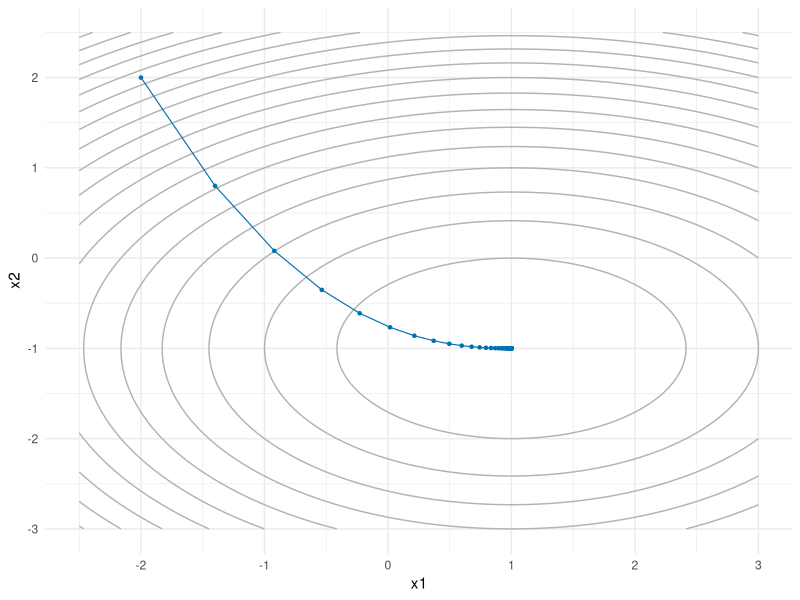
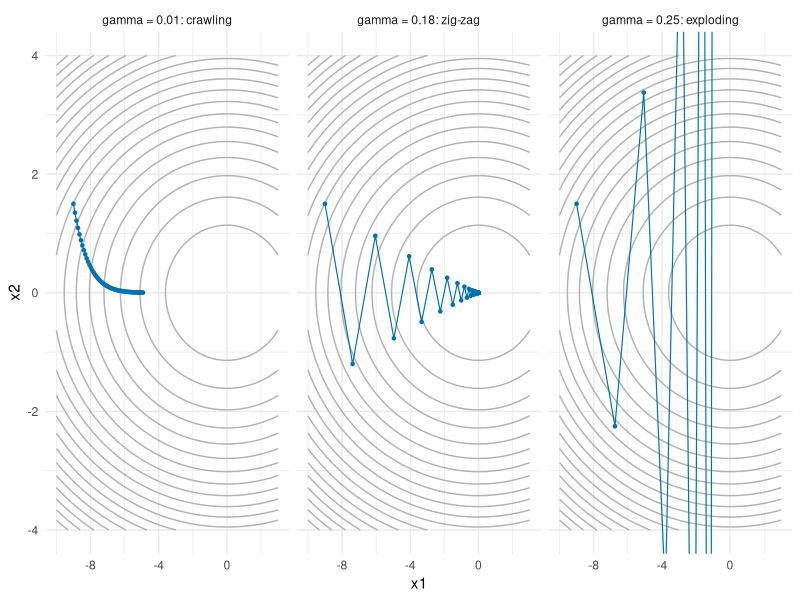
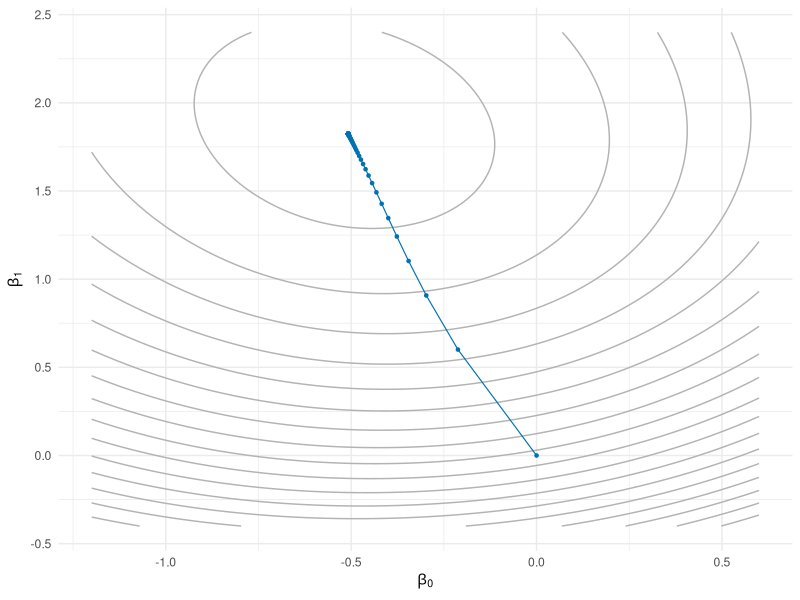
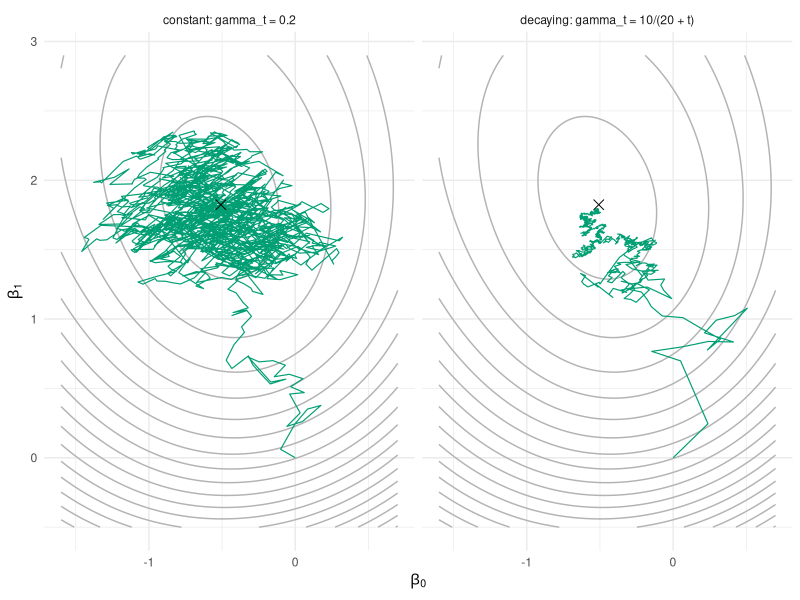
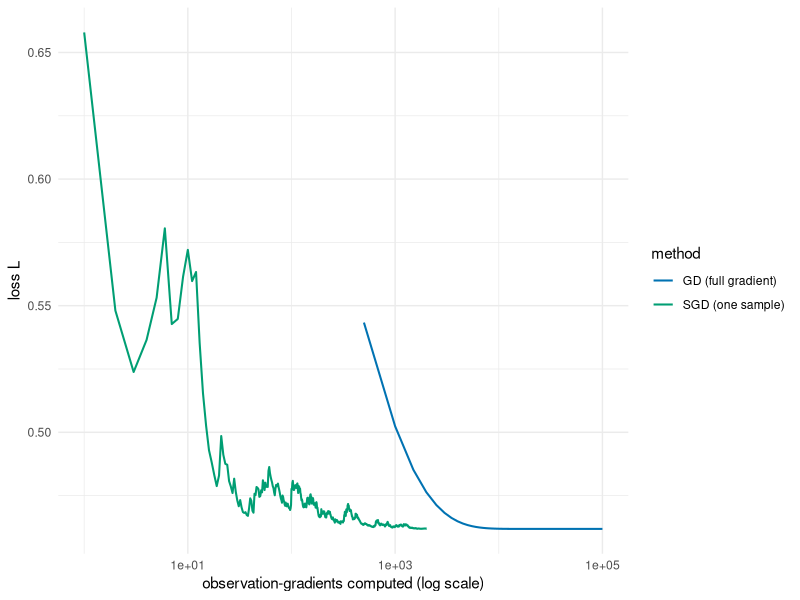
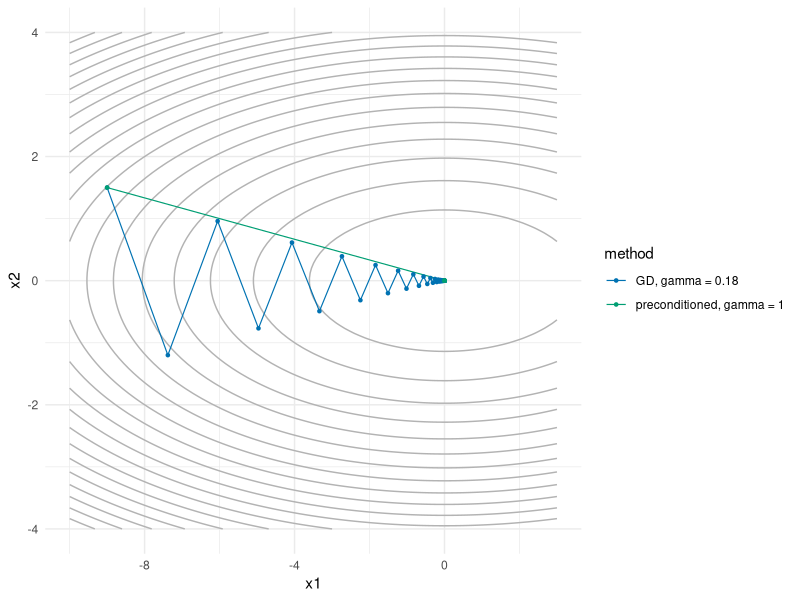

Here is the R script that generated these plots, in order:
## ---- chunk 1
#| include: false
set.seed(7432)
knitr::opts_chunk$set(fig.width = 6, fig.height = 4, out.width = "70%", fig.align = "center")
## ---- chunk 2
grad_descent <- function(f, grad, x0, gamma, n) {
  # one row per iterate, one column per coordinate
  path <- matrix(NA_real_, nrow = n + 1, ncol = length(x0))
  path[1, ] <- x0
  for (i in 1:n) {
    path[i + 1, ] <- path[i, ] - gamma * grad(path[i, ])
  }
  # return a data frame ready for ggplot: iterates plus the value of f at each
  out <- as.data.frame(path)
  names(out) <- paste0("x", seq_along(x0))
  out$f <- apply(path, 1, f)
  out$iter <- 0:n
  out
}
## ---- chunk 3
f_bowl <- \(x) (x[1] - 1)^2 + 2 * (x[2] + 1)^2
grad_bowl <- \(x) c(2 * (x[1] - 1), 4 * (x[2] + 1))

path_bowl <- grad_descent(f_bowl, grad_bowl, x0 = c(-2, 2), gamma = 0.1, n = 60)
round(tail(path_bowl, 3), 5)
## ---- chunk 4
library(ggplot2)

# evaluate f on a grid, ready for geom_contour
contour_data <- function(f, xlim, ylim, n = 100) {
  grid <- expand.grid(x1 = seq(xlim[1], xlim[2], length.out = n),
                      x2 = seq(ylim[1], ylim[2], length.out = n))
  grid$f <- apply(grid[, 1:2], 1, f)
  grid
}

# grey contours of f, with the trajectory drawn on top
plot_path <- function(f, path, xlim, ylim, bins = 20, colour = "#0072B2") {
  ggplot(contour_data(f, xlim, ylim), aes(x1, x2)) +
    geom_contour(aes(z = f), bins = bins, colour = "grey70") +
    geom_path(data = path, colour = colour, linewidth = 0.4) +
    geom_point(data = path, colour = colour, size = 0.9) +
    theme_minimal()
}

plot_path(f_bowl, path_bowl, xlim = c(-2.5, 3), ylim = c(-3, 2.5))
## ---- chunk 5
#| fig-width: 9
#| fig-height: 3.4
#| out-width: "100%"
f_ill <- \(x) x[1]^2 / 2 + 10 * x[2]^2 / 2
grad_ill <- \(x) c(x[1], 10 * x[2])

path_small <- grad_descent(f_ill, grad_ill, c(-9, 1.5), gamma = 0.01, n = 60)
path_zig   <- grad_descent(f_ill, grad_ill, c(-9, 1.5), gamma = 0.18, n = 60)
path_exploding  <- grad_descent(f_ill, grad_ill, c(-9, 1.5), gamma = 0.25, n = 8)

# one labelled data frame, one facet per step size (week 4 tricks)
path_small$gamma <- "gamma = 0.01: crawling"
path_zig$gamma   <- "gamma = 0.18: zig-zag"
path_exploding$gamma  <- "gamma = 0.25: exploding"
paths3 <- rbind(path_small, path_zig, path_exploding)
paths3$gamma <- factor(paths3$gamma, levels = unique(paths3$gamma))

# the contour layer has no `gamma` column, so it is drawn in every facet
ggplot(contour_data(f_ill, c(-10, 3), c(-4, 4)), aes(x1, x2)) +
  geom_contour(aes(z = f), bins = 20, colour = "grey70") +
  geom_path(data = paths3, colour = "#0072B2", linewidth = 0.4) +
  geom_point(data = paths3, colour = "#0072B2", size = 0.9) +
  coord_cartesian(ylim = c(-4, 4)) +
  facet_wrap(~ gamma) +
  theme_minimal()
## ---- chunk 6
steps_to_tol <- function(path, target, tol = 1e-3) {
  X <- as.matrix(path[, grep("^x", names(path))])
  dist <- sqrt(colSums((t(X) - target)^2))
  hit <- which(dist < tol)
  if (length(hit) == 0) NA_integer_ else path$iter[hit[1]]
}

c(crawl = steps_to_tol(grad_descent(f_ill, grad_ill, c(-9, 1.5), 0.01, 5000), c(0, 0)),
  zig   = steps_to_tol(grad_descent(f_ill, grad_ill, c(-9, 1.5), 0.18, 5000), c(0, 0)))
## ---- chunk 7
set.seed(7432)

# --- logistic regression data: intercept + one covariate --------------------
n_log <- 500
x_log <- rnorm(n_log)
X_log <- cbind(1, x_log)                  # design matrix: intercept + slope
beta_log_true <- c(-0.5, 2)
p_true <- 1 / (1 + exp(-as.vector(X_log %*% beta_log_true)))
y_log <- rbinom(n_log, 1, p_true)

sigmoid <- \(z) 1 / (1 + exp(-z))
nll <- \(b) {
  eta <- as.vector(X_log %*% b)
  mean(log(1 + exp(eta)) - y_log * eta)
}
nll_grad <- \(b) {
  p <- sigmoid(as.vector(X_log %*% b))
  as.vector(t(X_log) %*% (p - y_log)) / n_log
}
## ---- chunk 8
# approximate each partial derivative of f by a central difference
num_grad <- function(f, b, h = 1e-6) {
  g <- numeric(length(b))
  for (j in seq_along(b)) {
    e <- numeric(length(b))
    e[j] <- h
    g[j] <- (f(b + e) - f(b - e)) / (2 * h)
  }
  g
}

b_test <- c(0.5, -1)
rbind(analytic = nll_grad(b_test),
      numeric  = num_grad(nll, b_test))
## ---- chunk 9
path_nll <- grad_descent(nll, nll_grad, x0 = c(0, 0), gamma = 2, n = 200)

beta_hat <- unlist(tail(path_nll, 1)[1:2])   # the final iterate
beta_hat
nll_grad(beta_hat)                           # its gradient: numerically zero
## ---- chunk 10
plot_path(nll, path_nll, xlim = c(-1.2, 0.6), ylim = c(-0.4, 2.4)) +
  labs(x = expression(beta[0]), y = expression(beta[1]))
## ---- chunk 11
sgd <- function(grad_i, x0, gamma, n_steps, n_data) {
  # grad_i(theta, i): gradient of the loss at observation i only
  # gamma(t): step size at step t
  path <- matrix(NA_real_, nrow = n_steps + 1, ncol = length(x0))
  path[1, ] <- x0
  for (t in 1:n_steps) {
    i <- sample(n_data, 1)
    path[t + 1, ] <- path[t, ] - gamma(t) * grad_i(path[t, ], i)
  }
  out <- as.data.frame(path)
  names(out) <- paste0("x", seq_along(x0))
  out$iter <- 0:n_steps
  out
}

# single-observation gradient of the NLL: (sigmoid(eta_i) - y_i) * x_i
nll_grad_i <- function(b, i) X_log[i, ] * (sigmoid(sum(X_log[i, ] * b)) - y_log[i])
## ---- chunk 12
#| fig-width: 8
#| fig-height: 3.8
#| out-width: "100%"
set.seed(1)
sgd_const <- sgd(nll_grad_i, c(0, 0), gamma = \(t) 0.2,           n_steps = 2000, n_data = n_log)
sgd_decay <- sgd(nll_grad_i, c(0, 0), gamma = \(t) 10 / (20 + t), n_steps = 2000, n_data = n_log)

sgd_const$schedule <- "constant: gamma_t = 0.2"
sgd_decay$schedule <- "decaying: gamma_t = 10/(20 + t)"
sgd_both <- rbind(sgd_const, sgd_decay)

# the cross marks beta_hat, the minimiser gradient descent found above
mle_pt <- data.frame(x1 = beta_hat[1], x2 = beta_hat[2])

ggplot(contour_data(nll, c(-1.6, 0.7), c(-0.5, 2.9)), aes(x1, x2)) +
  geom_contour(aes(z = f), bins = 20, colour = "grey70") +
  geom_path(data = sgd_both, colour = "#009E73", linewidth = 0.4) +
  geom_point(data = mle_pt, shape = 4, size = 3, colour = "black") +
  facet_wrap(~ schedule) +
  labs(x = expression(beta[0]), y = expression(beta[1])) +
  theme_minimal()
## ---- chunk 13
#| message: false
library(dplyr)

sgd_decay$loss <- apply(as.matrix(sgd_decay[, 1:2]), 1, nll)

cost_df <- bind_rows(
  tibble(evals = path_nll$iter * n_log, loss = path_nll$f,    method = "GD (full gradient)"),
  tibble(evals = sgd_decay$iter,        loss = sgd_decay$loss, method = "SGD (one sample)")
) |>
  filter(evals > 0)

ggplot(cost_df, aes(evals, loss, colour = method)) +
  geom_line(linewidth = 0.7) +
  scale_x_log10() +
  scale_colour_manual(values = c("GD (full gradient)" = "#0072B2",
                                 "SGD (one sample)" = "#009E73")) +
  labs(x = "observation-gradients computed (log scale)", y = "loss L") +
  theme_minimal()
## ---- chunk 14
grad_descent_pre <- function(f, grad, x0, gamma, n, P) {
  path <- matrix(NA_real_, nrow = n + 1, ncol = length(x0))
  path[1, ] <- x0
  for (i in 1:n) {
    path[i + 1, ] <- path[i, ] - gamma * as.vector(P %*% grad(path[i, ]))
  }
  out <- as.data.frame(path)
  names(out) <- paste0("x", seq_along(x0))
  out$f <- apply(path, 1, f)
  out$iter <- 0:n
  out
}
## ---- chunk 15
P <- diag(c(1, 1 / 10))
path_pre <- grad_descent_pre(f_ill, grad_ill, c(-9, 1.5), gamma = 1, n = 5, P = P)
round(path_pre, 10)
## ---- chunk 16
both_pre <- bind_rows(mutate(path_zig, method = "GD, gamma = 0.18"),
                      mutate(path_pre, method = "preconditioned, gamma = 1"))

ggplot(contour_data(f_ill, c(-10, 3), c(-4, 4)), aes(x1, x2)) +
  geom_contour(aes(z = f), bins = 20, colour = "grey70") +
  geom_path(data = both_pre, aes(colour = method), linewidth = 0.4) +
  geom_point(data = both_pre, aes(colour = method), size = 0.9) +
  scale_colour_manual(values = c("GD, gamma = 0.18" = "#0072B2",
                                 "preconditioned, gamma = 1" = "#009E73")) +
  theme_minimal()
## ---- chunk 17
fit_bfgs <- optim(par = c(0, 0), fn = nll, gr = nll_grad, method = "BFGS")
fit_bfgs$par          # estimated coefficients
fit_bfgs$value        # NLL at the minimum
fit_bfgs$counts       # evaluations of fn and gr
fit_bfgs$convergence  # 0 means success
## ---- chunk 18
# our GD: path_nll, already computed in @sec-week5-losses (200 steps, gamma = 2)

# our SGD, with a hand-tuned decay schedule
set.seed(3)
path_sgd_nll <- sgd(nll_grad_i, c(0, 0), gamma = \(t) 10 / (20 + t),
                    n_steps = 4000, n_data = n_log)

# the reference fit
fit_glm <- glm(y_log ~ X_log - 1, family = binomial)

results <- data.frame(
  method = c("glm()", "optim BFGS", "GD (200 steps)", "SGD (4000 steps)"),
  nll = c(nll(coef(fit_glm)), fit_bfgs$value,
          tail(path_nll$f, 1),
          nll(unlist(tail(path_sgd_nll, 1)[1:2]))),
  obs_gradients = c(NA, fit_bfgs$counts["gradient"] * n_log, 200 * n_log, 4000)
)
results$nll <- round(results$nll, 6)
results$obs_gradients <- format(results$obs_gradients, big.mark = ",", scientific = FALSE)
results
